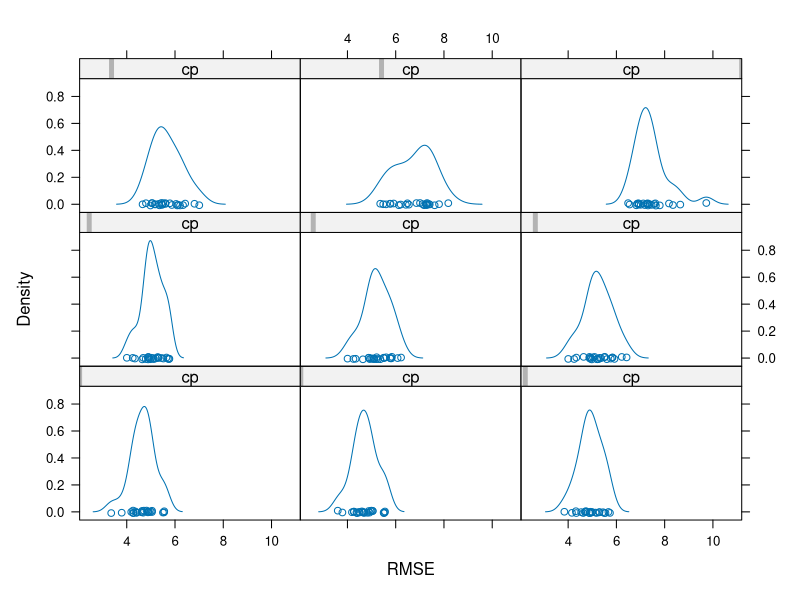
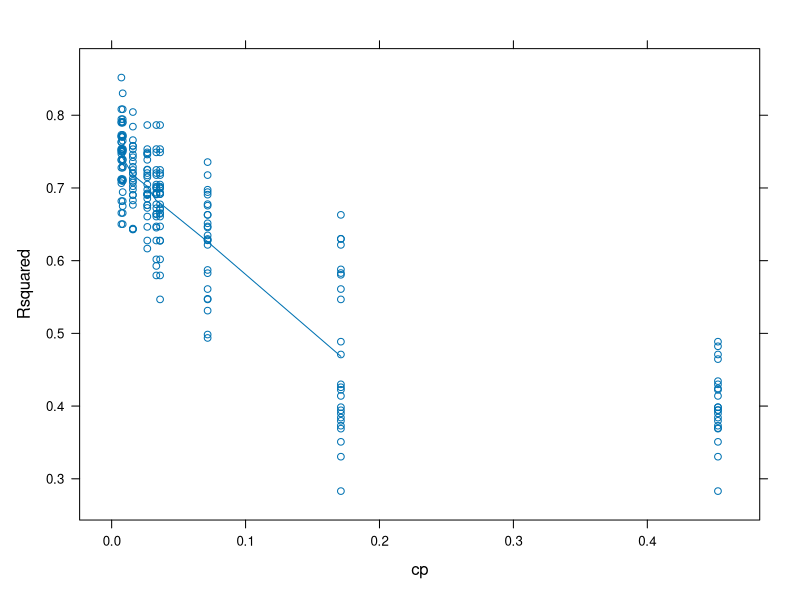
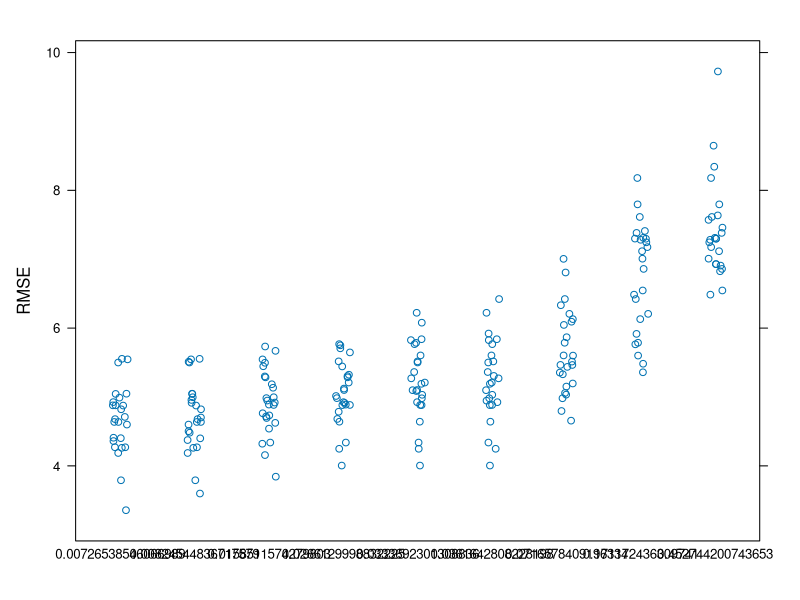

The R source for these figures, in order:
# r2py crawler metadata
# package: caret
# source_type: rd_example
# topic: histogram.train.Rd
# source_file: C:\Users\bened\AppData\Local\R\win-library\4.5\caret\help
# lines: 23

suppressPackageStartupMessages(library(caret))
library(mlbench)
data(BostonHousing)

library(rpart)
rpartFit <- train(medv ~ .,
                  data = BostonHousing,
                  "rpart", 
                  tuneLength = 9,
                  trControl = trainControl(
                    method = "boot", 
                    returnResamp = "all"))

densityplot(rpartFit,
            adjust = 1.25)

xyplot(rpartFit,
       metric = "Rsquared",
       type = c("p", "a"))

stripplot(rpartFit,
          horizontal = FALSE,
          jitter = TRUE)
